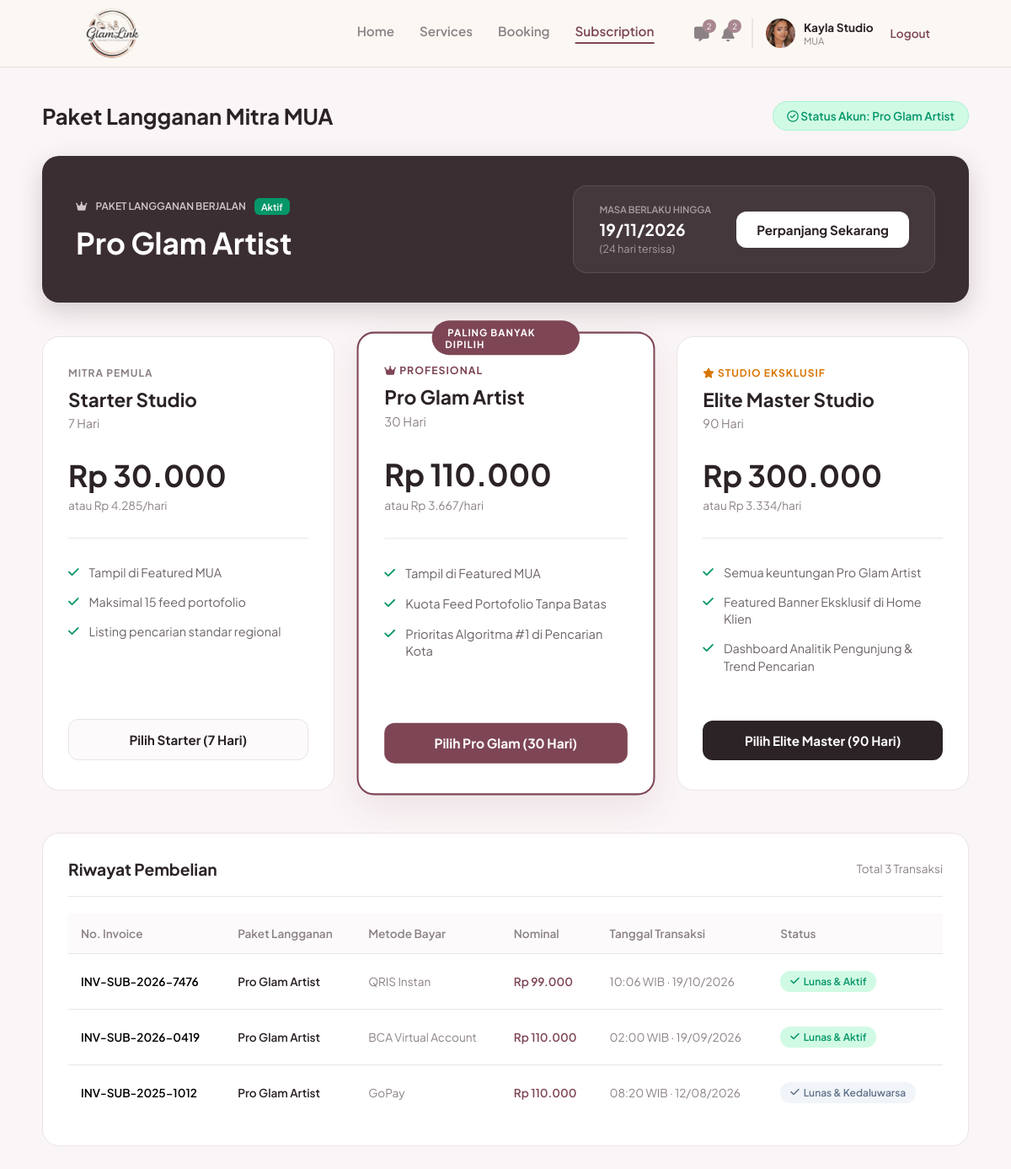
Page /mua/subscription.php (signed in) on the committed database.
### tables this page shows
CREATE TABLE `users` (
  `id_user` int(11) NOT NULL,
  `nama` varchar(100) NOT NULL,
  `email` varchar(100) NOT NULL,
  `nomor_telepon` varchar(20) DEFAULT NULL,
  `nama_brand` varchar(150) DEFAULT NULL,
  `bio` text DEFAULT NULL,
  `lokasi` varchar(150) DEFAULT NULL,
  `foto_profil` varchar(255) DEFAULT NULL,
  `password` varchar(255) NOT NULL,
  `role` enum('mua','pelanggan','admin') NOT NULL,
  `dibuat_pada` timestamp NOT NULL DEFAULT current_timestamp(),
  `status_verifikasi` enum('pending','approved','rejected') NOT NULL DEFAULT 'approved',
  `alasan_tolak` varchar(255) DEFAULT NULL
);

CREATE TABLE `mua_subscriptions` (
  `id_transaksi` int(11) NOT NULL,
  `no_invoice` varchar(50) NOT NULL,
  `id_mua` int(11) NOT NULL,
  `id_paket` int(11) NOT NULL,
  `metode_bayar` varchar(50) NOT NULL,
  `nominal_bayar` int(11) NOT NULL,
  `tanggal_transaksi` timestamp NOT NULL DEFAULT current_timestamp(),
  `tanggal_berakhir` date NOT NULL,
  `status` enum('aktif','kedaluwarsa','menunggu') NOT NULL DEFAULT 'aktif'
);

CREATE TABLE `subscription_packages` (
  `id_paket` int(11) NOT NULL,
  `nama_paket` varchar(100) NOT NULL,
  `durasi_hari` int(11) NOT NULL,
  `harga` int(11) NOT NULL
);

### mua/subscription.php (the view, shortened to what this page needs)
<?php
require '../koneksi.php';
$id_mua = $_SESSION['id_user'];
$q_aktif = mysqli_query($koneksi, "
    SELECT ms.*, sp.nama_paket
    FROM mua_subscriptions ms
    JOIN subscription_packages sp ON ms.id_paket = sp.id_paket
    WHERE ms.id_mua = '$id_mua' AND ms.status = 'aktif' AND ms.tanggal_berakhir >= CURDATE()
    ORDER BY ms.tanggal_berakhir DESC LIMIT 1
");
$sub_aktif = mysqli_fetch_assoc($q_aktif);
$status_akun = "Reguler (Gratis)";
$paket_berjalan = null;
$sisa_hari = 0;
$tgl_berakhir = "-";
if ($sub_aktif) {
    $status_akun = $sub_aktif['nama_paket'];
    $paket_berjalan = $sub_aktif['nama_paket'];
    $tgl_berakhir = date('d/m/Y', strtotime($sub_aktif['tanggal_berakhir']));
    $date1 = new DateTime(date('Y-m-d'));
    $date2 = new DateTime($sub_aktif['tanggal_berakhir']);
    $sisa_hari = $date1->diff($date2)->days;
}
$q_riwayat = mysqli_query($koneksi, "
    SELECT ms.*, sp.nama_paket
    FROM mua_subscriptions ms
    JOIN subscription_packages sp ON ms.id_paket = sp.id_paket
    WHERE ms.id_mua = '$id_mua'
    ORDER BY ms.tanggal_transaksi DESC
");
$riwayat = [];
if($q_riwayat) {
    while ($row = mysqli_fetch_assoc($q_riwayat)) {
        $riwayat[] = $row;
    }
}
?>
<!DOCTYPE html>
<html lang="id">
<head>
    <link rel="stylesheet" href="https://cdnjs.cloudflare.com/ajax/libs/font-awesome/6.4.0/css/all.min.css">
    <link rel="stylesheet" href="../assets/css/navbar.css">
    <link rel="stylesheet" href="../assets/css/mua_subscription.css">
</head>
<body>
    <?php include '../navbar.php'; ?>
    <main class="sub-main">
        <div class="page-header">
            <h2>Paket Langganan Mitra MUA</h2>
            <div class="status-badge-top"><i class="fa-regular fa-circle-check"></i> Status Akun: <?php echo $status_akun; ?></div>
        </div>
        <?php if ($paket_berjalan): ?>
        <div class="active-sub-banner">
            <div class="asb-left">
                <div class="asb-label"><i class="fa-solid fa-crown"></i> PAKET LANGGANAN BERJALAN <span class="badge-aktif">Aktif</span></div>
                <h3><?php echo $paket_berjalan; ?></h3>
            </div>
            <div class="asb-right">
                <div class="asb-expiry">
                    <span class="exp-label">MASA BERLAKU HINGGA</span>
                    <span class="exp-date"><?php echo $tgl_berakhir; ?></span>
                    <span class="exp-days">(<?php echo $sisa_hari; ?> hari tersisa)</span>
                </div>
                <a href="subscription_pay.php" class="btn-perpanjang">Perpanjang Sekarang</a>
            </div>
        </div>
        <?php endif; ?>
        <div class="pricing-grid">
            <div class="pricing-card">
                <div class="pc-header">
                    <span class="pc-tier">MITRA PEMULA</span>
                    <h4>Starter Studio</h4>
                    <p class="pc-duration">7 Hari</p>
                </div>
                <div class="pc-price">
                    <h2>Rp 30.000</h2>
                    <p>atau Rp 4.285/hari</p>
                </div>
                <ul class="pc-features">
                    <li><i class="fa-solid fa-check text-green"></i> Tampil di Featured MUA</li>
                    <li><i class="fa-solid fa-check text-green"></i> Maksimal 15 feed portofolio</li>
                    <li><i class="fa-solid fa-check text-green"></i> Listing pencarian standar regional</li>
                </ul>
                <a href="subscription_pay.php?id_paket=1" class="btn-pilih outline">Pilih Starter (7 Hari)</a>
            </div>
            <div class="pricing-card popular">
                <div class="popular-badge"><i class="fa-solid fa-sparkles"></i> PALING BANYAK DIPILIH</div>
                <div class="pc-header">
                    <span class="pc-tier text-maroon"><i class="fa-solid fa-crown"></i> PROFESIONAL</span>
                    <h4>Pro Glam Artist</h4>
                    <p class="pc-duration">30 Hari</p>
                </div>
                <div class="pc-price text-maroon">
                    <h2>Rp 110.000</h2>
                    <p>atau Rp 3.667/hari</p>
                </div>
                <ul class="pc-features">
                    <li><i class="fa-solid fa-check text-green"></i> Tampil di Featured MUA</li>
                    <li><i class="fa-solid fa-check text-green"></i> Kuota Feed Portofolio Tanpa Batas</li>
                    <li><i class="fa-solid fa-check text-green"></i> Prioritas Algoritma #1 di Pencarian Kota</li>
                </ul>
                <a href="subscription_pay.php?id_paket=2" class="btn-pilih filled">Pilih Pro Glam (30 Hari)</a>
            </div>
            <div class="pricing-card">
                <div class="pc-header">
                    <span class="pc-tier text-yellow"><i class="fa-solid fa-star"></i> STUDIO EKSKLUSIF</span>
                    <h4>Elite Master Studio</h4>
                    <p class="pc-duration">90 Hari</p>
                </div>
                <div class="pc-price">
                    <h2>Rp 300.000</h2>
                    <p>atau Rp 3.334/hari</p>
                </div>
                <ul class="pc-features">
                    <li><i class="fa-solid fa-check text-green"></i> Semua keuntungan Pro Glam Artist</li>
                    <li><i class="fa-solid fa-check text-green"></i> Featured Banner Eksklusif di Home Klien</li>
                    <li><i class="fa-solid fa-check text-green"></i> Dashboard Analitik Pengunjung & Trend Pencarian</li>
                </ul>
                <a href="subscription_pay.php?id_paket=3" class="btn-pilih dark">Pilih Elite Master (90 Hari)</a>
            </div>
        </div>
        <div class="history-section">
            <div class="hs-header">
                <h3>Riwayat Pembelian</h3>
                <span>Total <?php echo count($riwayat); ?> Transaksi</span>
            </div>
            <?php if(count($riwayat) > 0): ?>
            <div class="table-responsive">
                <table class="history-table">
                    <thead>
                        <tr>
                            <th>No. Invoice</th>
                            <th>Paket Langganan</th>
                            <th>Metode Bayar</th>
                            <th>Nominal</th>
                            <th>Tanggal Transaksi</th>
                            <th>Status</th>
                        </tr>
                    </thead>
                    <tbody>
                        <?php foreach($riwayat as $r): ?>
                        <tr>
                            <td style="font-weight:600; font-size:0.85rem;"><?php echo htmlspecialchars($r['no_invoice']); ?></td>
                            <td style="font-weight:600; color:#2b2326; font-size:0.85rem;"><?php echo htmlspecialchars($r['nama_paket']); ?></td>
                            <td style="color:#8c8286; font-size:0.85rem;"><?php echo htmlspecialchars($r['metode_bayar']); ?></td>
                            <td style="color:#7E4655; font-weight:600; font-size:0.85rem;">Rp <?php echo number_format($r['nominal_bayar'], 0, ',', '.'); ?></td>
                            <td style="color:#8c8286; font-size:0.85rem;"><?php echo date('H:i \W\I\B \· d/m/Y', strtotime($r['tanggal_transaksi'])); ?></td>
                            <td>
                                <?php if($r['status'] == 'aktif'): ?>
                                    <span class="badge-status aktif"><i class="fa-solid fa-check"></i> Lunas & Aktif</span>
                                <?php else: ?>
                                    <span class="badge-status exp"><i class="fa-solid fa-check"></i> Lunas & Kedaluwarsa</span>
                                <?php endif; ?>
                            </td>
                        </tr>
                        <?php endforeach; ?>
                    </tbody>
                </table>
            </div>
            <?php else: ?>
                <div style="padding: 30px; text-align: center; color: #8c8286;">Belum ada riwayat transaksi.</div>
            <?php endif; ?>
        </div>
    </main>
</body>
</html>

### navbar.php (shortened to what this page needs)
<?php
$path_prefix = in_array(basename(dirname($_SERVER['PHP_SELF'])), ['mua', 'klien']) ? '../' : '';
$nav_logged_in = isset($_SESSION['status_login']) && $_SESSION['status_login'] == true;
$nav_role = isset($_SESSION['role']) ? $_SESSION['role'] : '';
if ($nav_logged_in && in_array($nav_role, ['mua', 'pelanggan']) && isset($koneksi)) {
    $id_mua_nav = $_SESSION['id_user'];
    $nav_query = mysqli_query($koneksi, "SELECT nama, nama_brand, foto_profil, status_verifikasi FROM users WHERE id_user = '$id_mua_nav'");
    $nav_profil = mysqli_fetch_assoc($nav_query);
}
?>
<header class="navbar">
    <div class="logo">
        <a href="<?php echo $path_prefix; ?>index.php">
            <img src="<?php echo $path_prefix; ?>assets/img/logo.png" alt="GlamLink">
        </a>
    </div>
    <?php if (!$nav_logged_in): ?>
        <div class="nav-links">
            <a href="<?php echo $path_prefix; ?>login.php" class="btn-text">Masuk</a>
            <a href="<?php echo $path_prefix; ?>login.php" class="btn-outline">Masuk Sebagai MUA</a>
            <a href="<?php echo $path_prefix; ?>register.php" class="btn-filled">Daftar</a>
        </div>
    <?php elseif ($nav_role == 'mua'): ?>
        <?php if (($nav_profil['status_verifikasi'] ?? 'approved') === 'approved'): ?>
        <div class="nav-menu-mua">
            <a href="<?php echo $path_prefix; ?>mua/index.php">Home</a>
            <a href="<?php echo $path_prefix; ?>mua/services.php">Services</a>
            <a href="<?php echo $path_prefix; ?>mua/booking.php">Booking</a>
            <a href="<?php echo $path_prefix; ?>mua/subscription.php">Subscription</a>
        </div>
        <?php endif; ?>
        <div class="nav-profile-mua">
            <div class="nav-icons">
                <a href="#" class="icon-btn"><i class="fa-solid fa-message"></i><span class="badge">2</span></a>
                <a href="#" class="icon-btn"><i class="fa-solid fa-bell"></i><span class="badge">2</span></a>
            </div>
            <div class="profile-info">
                <?php if(!empty($nav_profil['foto_profil'])): ?>
                    <img src="<?php echo $path_prefix; ?>assets/img/<?php echo htmlspecialchars($nav_profil['foto_profil']); ?>" alt="Profile">
                <?php else: ?>
                    <div style="width:35px;height:35px;background:#e0d8da;border-radius:50%;display:flex;align-items:center;justify-content:center;color:#fff;font-size:0.8rem;"><i class="fa-solid fa-user"></i></div>
                <?php endif; ?>
                <div class="profile-text">
                    <span class="brand-name"><?php echo htmlspecialchars($nav_profil['nama_brand'] ?? 'Nama Brand'); ?></span>
                    <span class="role-text"><?php echo ($nav_profil['status_verifikasi'] ?? 'approved') === 'approved' ? 'MUA' : 'Belum terverifikasi'; ?></span>
                </div>
            </div>
            <a href="<?php echo $path_prefix; ?>logout.php" class="logout-link">Logout</a>
        </div>
    <?php endif; ?>
</header>

### assets/css/navbar.css (style rules this page uses)
:root { --gl-primary: #7E4655; --gl-primary-dark: #623642; --gl-soft: #f0e6e9; }
.navbar { position: fixed; inset: 0 0 auto 0; height: 80px; display: flex; align-items: center; justify-content: space-between; padding: 0 8%; background-color: #FBF8F4; border-bottom: 1px solid #eadfe0; box-sizing: border-box; z-index: 1000; font-family: 'Plus Jakarta Sans', sans-serif; }
.navbar .logo { display: flex; align-items: center; }
.navbar .logo img { display: block; height: 60px; width: auto; }
.nav-menu-mua { display: flex; gap: 30px; font-weight: 600; font-size: 0.95rem; position: absolute; left: 50%; transform: translateX(-50%); }
.nav-menu-mua a { text-decoration: none; color: #8c8286; transition: 0.3s; font-family: 'Plus Jakarta Sans', sans-serif; }
.nav-menu-mua a:hover, .nav-menu-mua a.active { color: var(--gl-primary); }
.nav-menu-mua a.active { border-bottom: 2px solid var(--gl-primary); padding-bottom: 4px; }
.nav-profile-mua { display: flex; align-items: center; gap: 20px; }
.nav-icons { display: flex; gap: 15px; }
.nav-icons .icon-btn { position: relative; color: #8c8286; font-size: 1.1rem; text-decoration: none; }
.nav-icons .badge { position: absolute; top: -6px; right: -8px; background-color: #A98790; color: white; font-size: 0.6rem; padding: 2px 5px; border-radius: 50%; }
.profile-info { display: flex; align-items: center; gap: 10px; border-left: 2px solid #eae5e3; padding-left: 15px; }
.profile-info img { width: 35px; height: 35px; border-radius: 50%; object-fit: cover; }
.profile-text { display: flex; flex-direction: column; }
.profile-text .brand-name { font-weight: 700; color: #2b2326; font-size: 0.85rem; }
.profile-text .role-text { font-size: 0.7rem; color: #8c8286; }
.logout-link { color: var(--gl-primary); font-size: 0.85rem; text-decoration: none; font-weight: 600; }

### rows in the picture
users: foto_profil (picture), nama_brand "Kayla Studio"
mua_subscriptions: id_paket.nama_paket "Pro Glam Artist", tanggal_berakhir "19/11/2026", tanggal_berakhir "24", no_invoice "INV-SUB-2026-7476", metode_bayar "QRIS Instan", nominal_bayar "99.000", tanggal_transaksi "10:06 WIB · 19/10/2026", status "aktif" (drawn)
mua_subscriptions: no_invoice "INV-SUB-2026-0419", id_paket.nama_paket "Pro Glam Artist", metode_bayar "BCA Virtual Account", nominal_bayar "110.000", tanggal_transaksi "02:00 WIB · 19/09/2026", status "aktif" (drawn)
mua_subscriptions: no_invoice "INV-SUB-2025-1012", id_paket.nama_paket "Pro Glam Artist", metode_bayar "GoPay", nominal_bayar "110.000", tanggal_transaksi "08:20 WIB · 12/08/2026", status "kedaluwarsa" (drawn)

### other values in the picture
count($riwayat) "3"
